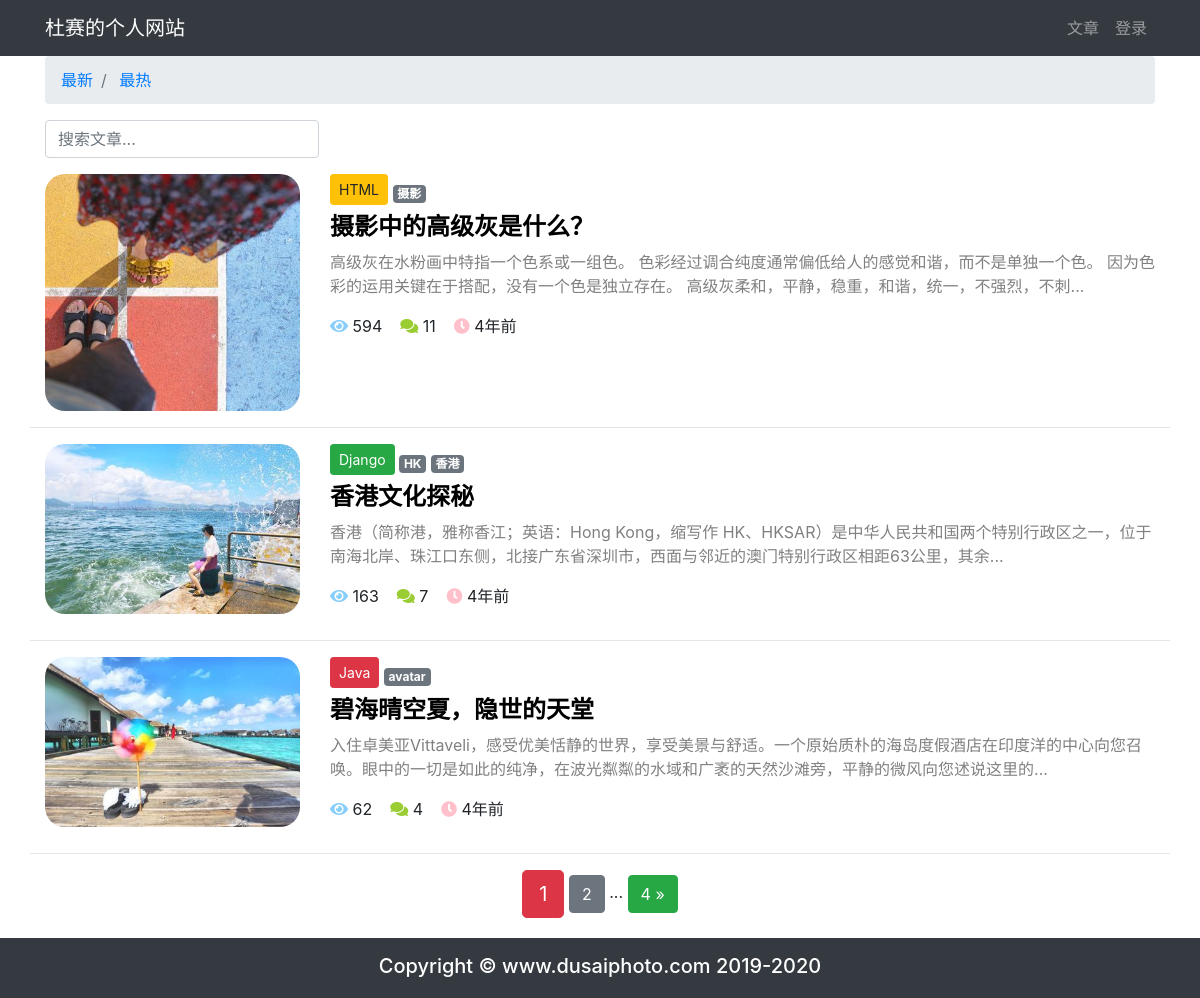
The page / on the database its author committed.
### article/models.py (models this page shows, shortened)
class ArticlePost(models.Model):
    author = models.ForeignKey(User, on_delete=models.CASCADE)
    avatar = models.ImageField(upload_to='article/%Y%m%d/', blank=True)
    column = models.ForeignKey(
        ArticleColumn,
        null=True,
        blank=True,
        on_delete=models.CASCADE,
        related_name='article'
    )
    tags = TaggableManager(blank=True)
    title = models.CharField(max_length=100)
    body = models.TextField()
    total_views = models.PositiveIntegerField(default=0)
    likes = models.PositiveIntegerField(default=0)
    created = models.DateTimeField(default=timezone.now)
    updated = models.DateTimeField(auto_now=True)
    class Meta:
        ordering = ('-created',)

class ArticleColumn(models.Model):
    title = models.CharField(max_length=100, blank=True)
    created = models.DateTimeField(default=timezone.now)
    def __str__(self):
        return self.title

### article/views.py (the view)
# urls.py: path('', article_list, name='home'),
def article_list(request):
    search = request.GET.get('search')
    order = request.GET.get('order')
    column = request.GET.get('column')
    tag = request.GET.get('tag')
    article_list = ArticlePost.objects.all()
    if search:
        article_list = article_list.filter(
            Q(title__icontains=search) |
            Q(body__icontains=search)
        )
    else:
        search = ''
    if column is not None and column.isdigit():
        article_list = article_list.filter(column=column)
    if tag and tag != 'None':
        article_list = article_list.filter(tags__name__in=[tag])
    if order == 'total_views':
        article_list = article_list.order_by('-total_views')
    paginator = Paginator(article_list, 3)
    page = request.GET.get('page')
    articles = paginator.get_page(page)
    context = {
        'articles': articles,
        'order': order,
        'search': search,
        'column': column,
        'tag': tag,
    }
    return render(request, 'article/list.html', context)

### article/templatetags/my_filters_and_tags.py (called while the page is built)
@register.filter(name='timesince_zh')
def time_since_zh(value):
    now = timezone.now()
    diff = now - value
    if diff.days == 0 and diff.seconds >= 0 and diff.seconds < 60:
        return '刚刚'
    if diff.days == 0 and diff.seconds >= 60 and diff.seconds < 3600:
        return str(math.floor(diff.seconds / 60)) + "分钟前"
    if diff.days == 0 and diff.seconds >= 3600 and diff.seconds < 86400:
        return str(math.floor(diff.seconds / 3600)) + "小时前"
    if diff.days >= 1 and diff.days < 30:
        return str(diff.days) + "天前"
    if diff.days >= 30 and diff.days < 365:
        return str(math.floor(diff.days / 30)) + "个月前"
    if diff.days >= 365:
        return str(math.floor(diff.days / 365)) + "年前"

### templates/article/list.html (shortened to what this page needs)
{% extends "base.html" %}
{% load staticfiles %}
{% load my_filters_and_tags %}
{% block content %}
<div class="container">
    <nav aria-label="breadcrumb">
        <ol class="breadcrumb">
            <li class="breadcrumb-item">
                <a href="{% url 'article:article_list' %}?search={{ search }}&column={{ column }}&tag={{ tag }}">
                    最新
                </a>
            </li>
            <li class="breadcrumb-item">
                <a href="{% url 'article:article_list' %}?order=total_views&search={{ search }}&column={{ column }}&tag={{ tag }}">
                    最热
                </a>
            </li>
        </ol>
    </nav>
    <div class="row">
        <div class="col-auto mr-auto">
            <form class="form-inline" >
                <input type="text"
                    class="form-control mb-2 mr-sm-2"
                    name="search"
                    placeholder="搜索文章..."
                    required
                >
            </form>
        </div>
    </div>
    <div class="row mt-2">
        {% for article in articles %}
            {% if article.avatar %}
                <div class="col-3">
                    <img src="{{ article.avatar.url }}"
                         alt="avatar"
                         style="max-width:100%; border-radius: 20px"
                    >
                </div>
            {% endif %}
            <div class="col">
                {% if article.column %}
                    <a  role="button"
                        href="{% url 'article:article_list' %}?column={{ article.column.id }}"
                        class="btn btn-sm mb-2
                            {% if article.column.title == 'Django' %}
                                btn-success
                            {% elif article.column.title == 'Java' %}
                                btn-danger
                            {% elif article.column.title == 'HTML' %}
                                btn-warning
                            {% endif %}
                        "
                    >
                        {{ article.column }}
                    </a>
                {% endif %}
                <span>
                    {% for tag in article.tags.all %}
                        <a href="{% url 'article:article_list' %}?tag={{ tag }}"
                           class="badge badge-secondary"
                        >
                            {{ tag }}
                        </a>
                    {% endfor %}
                </span>
                <h4>
                    <b>
                        <a href="{% url 'article:article_detail' article.id %}"
                           style="color: black;"
                        >
                            {{ article.title }}
                        </a>
                    </b>
                </h4>
                <div>
                    <p style="color: gray;">
                        {{ article.body|slice:'100' }}...
                    </p>
                </div>
                <p>
                    <span>
                        <i class="fas fa-eye" style="color: lightskyblue;"></i>
                        {{ article.total_views }}&nbsp;&nbsp;&nbsp;
                    </span>
                    <span>
                        <i class="fas fa-comments" style="color: yellowgreen;"></i>
                        {{ article.comments.count }}&nbsp;&nbsp;&nbsp;
                    </span>
                    <span>
                        <i class="fas fa-clock" style="color: pink;"></i>
                        {{ article.created|timesince_zh }}
                    </span>
                </p>
            </div>
            <hr style="width: 100%;"/>
        {% endfor %}
    </div>
    <div class="pagination row">
        <div class="m-auto">
            <span class="step-links">
                <span class="current btn btn-danger btn-lg">
                    {{ articles.number }}
                </span>
                {% if articles.has_next %}
                    <a href="?page={{ articles.next_page_number }}&order={{ order }}&search={{ search }}&column={{ column }}&tag={{ tag }}"
                       class="btn btn-secondary"
                    >
                        {{ articles.next_page_number }}
                    </a>
                    <span>...</span>
                    <a href="?page={{ articles.paginator.num_pages }}&order={{ order }}&search={{ search }}&column={{ column }}&tag={{ tag }}"
                       class="btn btn-success"
                    >
                        {{ articles.paginator.num_pages }} &raquo;
                    </a>
                {% endif %}
            </span>
        </div>
    </div>
</div>
{% endblock content %}

### templates/base.html (shortened to what this page needs)
{% load staticfiles %}
<!DOCTYPE html>
<html lang="zh-cn">
<head>
    <link rel="stylesheet" href="{% static 'bootstrap/css/bootstrap.min.css' %}">
    <link rel="stylesheet" href="{% static 'md_css/monokai.css' %}">
    <link
            rel="stylesheet"
            href="https://cdn.jsdelivr.net/npm/@fortawesome/fontawesome-free@5.14.0/css/all.min.css"
    >
</head>
<body>
{% include 'header.html' %}
<div id="wrapper">
    {% block content %}{% endblock content %}
    <div id="push"></div>
</div>
{% include 'footer.html' %}
</body>
</html>

### templates/header.html (shortened to what this page needs)
{% load notifications_tags %}
{% notifications_unread as unread_count %}
<nav class="navbar navbar-expand-lg navbar-dark bg-dark">
    <div class="container">
        <a class="navbar-brand" href="#">杜赛的个人网站</a>
        <div>
            <ul class="navbar-nav">
                <li class="nav-item">
                    <a class="nav-link" href="{% url 'article:article_list' %}">文章</a>
                </li>
                {% if user.is_authenticated %}
                    <li class="nav-item dropdown">
                        <a class="nav-link dropdown-toggle" href="#" id="navbarDropdown" role="button" data-toggle="dropdown" aria-haspopup="true" aria-expanded="false">
                            {% if unread_count %}
                                <svg viewBox="0 0 8 8"
                                     width="8px"
                                     height="8px">
                                    <circle cx="4"
                                            cy="4"
                                            r="4"
                                            fill="#ff6b6b"
                                    ></circle>
                                </svg>
                            {% endif %}
                            {{ user.username }}
                        </a>
                        <div class="dropdown-menu" aria-labelledby="navbarDropdown">
                            <a class="dropdown-item" href="{% url "notice:list" %}">通知
                                {% if unread_count %}
                                    <span class="badge badge-danger">{{ unread_count }}</span>
                                {% endif %}
                            </a>
                            <a class="dropdown-item" href="{% url 'article:article_create' %}">写文章</a>
                            <a class="dropdown-item" href='{% url "userprofile:edit" user.id %}'>个人信息</a>
                            <a class="dropdown-item" href="#" onclick="user_delete()">删除用户</a>
                            <a class="dropdown-item" href='{% url "userprofile:logout" %}'>退出登录</a>
                        </div>
                    </li>
                {% else %}
                    <li class="nav-item">
                        <a class="nav-link" href="{% url 'account_login' %}">登录</a>
                    </li>
                {% endif %}
            </ul>
        </div>
    </div>
</nav>

### templates/footer.html
{% load staticfiles %}
<footer class="py-3 bg-dark" id="footer">
    <div class="container">
        <h5 class="m-0 text-center text-white">Copyright &copy; www.dusaiphoto.com 2019-2020</h5>
    </div>
</footer>

### templates/base.html (style rules this page uses)
html, body { height: 100%; margin: 0; }
#wrapper { min-height: 100%; margin-bottom: -40px; }
#footer, #push { height: 60px; }

### rows shown on the page
ArticlePost: avatar (picture), column "HTML", title "摄影中的高级灰是什么？", body "高级灰在水粉画中特指一个色系或一组色。 色彩经过调合纯度通常偏低给人的感觉和谐，而不是单独一个色。 因为色彩的运用关键在于搭配，没有一个色是独立存在。 高级灰柔和，平静，稳重，和谐，统一，不强烈，不刺", total_views "594", comments.count "11", created "4年前"
Tag: name "摄影"
ArticlePost: avatar (picture), column "Django", title "香港文化探秘", body "香港（简称港，雅称香江；英语：Hong Kong，缩写作 HK、HKSAR）是中华人民共和国两个特别行政区之一，位于南海北岸、珠江口东侧，北接广东省深圳市，西面与邻近的澳门特别行政区相距63公里，其余", total_views "163", comments.count "7", created "4年前"
Tag: name "HK"
Tag: name "香港"
ArticlePost: avatar (picture), column "Java", title "碧海晴空夏，隐世的天堂", body "入住卓美亚Vittaveli，感受优美恬静的世界，享受美景与舒适。一个原始质朴的海岛度假酒店在印度洋的中心向您召唤。眼中的一切是如此的纯净，在波光粼粼的水域和广袤的天然沙滩旁，平静的微风向您述说这里的", total_views "62", comments.count "4", created "4年前"
Tag: name "avatar"

### other values the page prints
{{ articles.number }} "1"
{{ articles.next_page_number }} "2"
{{ articles.paginator.num_pages }} "4"
